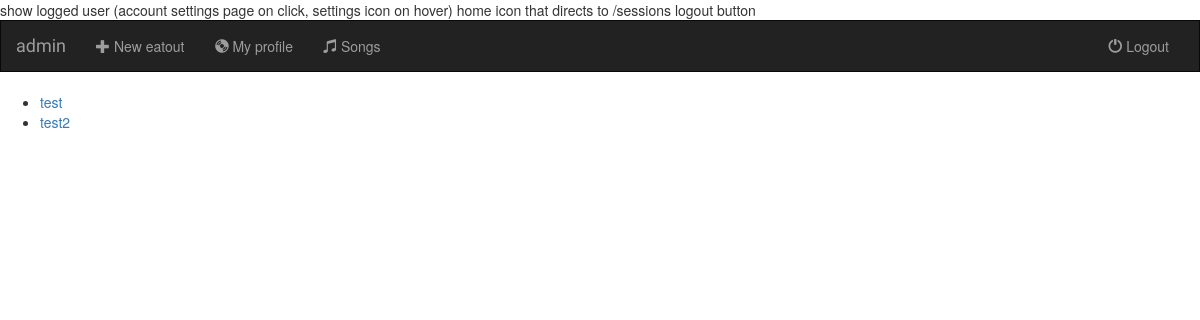
Before: /sessions/ (signed in) with the older database file.
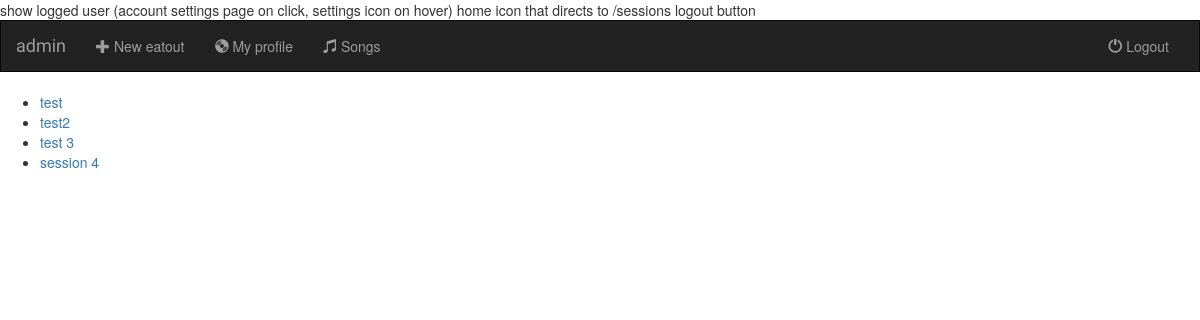
After: the same page with the newer database file.
### mysessions/models.py (models this page shows, shortened)
class Session(models.Model):
	session_description = models.CharField(max_length=250)
	session_time = models.DateField()
	users = models.ManyToManyField(User, related_name ='session')

### mysessions/views.py (the view)
@login_required(login_url='/login')
def index(request):
	sessions = Session.objects.filter(users= request.user)
	template = loader.get_template('mysessions/index.html')
	context = {
		'sessions':sessions
	}
	return HttpResponse(template.render(context, request))

### mysessions/templates/mysessions/index.html
{% extends 'mysessions/base.html' %}
{% block body%}
{% if sessions %}
<ul>
	{% for session in sessions%}
	<li><a href="{% url 'mysessions:session' session.id %}"> {{ session.session_description }} </a></li>
	{% endfor %}
</ul>
{% else %}
	<h3> No sesions found</h3>
{% endif %}
{% endblock %}

### mysessions/templates/mysessions/base.html (shortened to what this page needs)
<!DOCTYPE html>
<html lang="en">
<head>
	{% load staticfiles %}
<link rel="stylesheet" href="https://maxcdn.bootstrapcdn.com/bootstrap/3.3.6/css/bootstrap.min.css">
<link rel="stylesheet" type="text/css" href="{% static 'css/style.css' %}"/>﻿
</head>
<body>
	<nav class="navbar navbar-inverse">
		<div class="container-fluid">
			<div class="navbar-header">
				<a class="navbar-brand" href="{% url 'music:index' %}">{{request.user.username}} </a>
			</div>
			<div class="collapse navbar-collapse" id="topNavBar">
				<ul class="nav navbar-nav">
					<li class="">
						<a href="{% url 'music:album-add' %}">
							<span class="glyphicon glyphicon-plus" aria-hidden="true"></span>&nbsp;New eatout
						</a>
					</li>
					<li class="">
						<a href="{% url 'music:index' %}">
							<span class="glyphicon glyphicon-cd" aria-hidden="true"></span>&nbsp;My profile
						</a>
					</li>
					<li class="">
						<a href="#">
							<span class="glyphicon glyphicon-music" aria-hidden="true"></span>&nbsp;Songs
						</a>
					</li>
				</ul>
				<ul class="nav navbar-nav navbar-right">
					<li class="">
						<a href="#">
							<span class="glyphicon glyphicon-off" aria-hidden="true"></span>&nbsp;Logout
						</a>
					</li>
				</ul>
			</div>
		</div>
	</nav>
{% block body %}
{% endblock %}
</body>
</html>

### music/static/css/style.css (style rules this page uses)
body { background:white; }
.navbar { border-radius: 0; }
.navbar-brand { font-family: 'Satisfy', cursive; }

Changed rows visible on the page:
added Session: session_description "test 3"
added Session: session_description "session 4"
